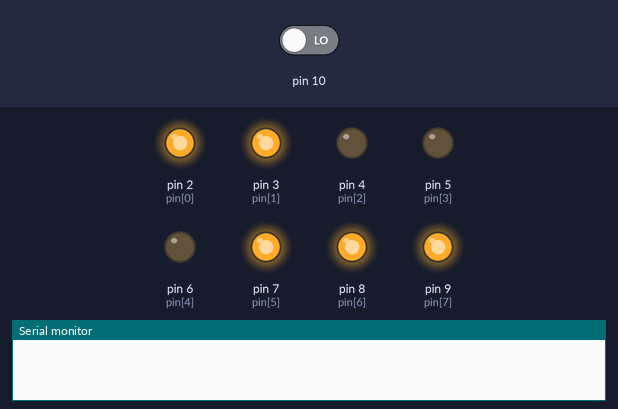
A sketch run on a simulated Arduino Uno, built with avr-gcc and run on an emulated ATmega328P. Parts: output pins drawn as LEDs (lit = HIGH), the last lines printed to the serial monitor. Inputs (shaded band) come from the test bench; at power-on: pin 10 LOW.

Above: at 2.8 s.
2.9 s: pin 10 driven HIGH
At 6.3 s:
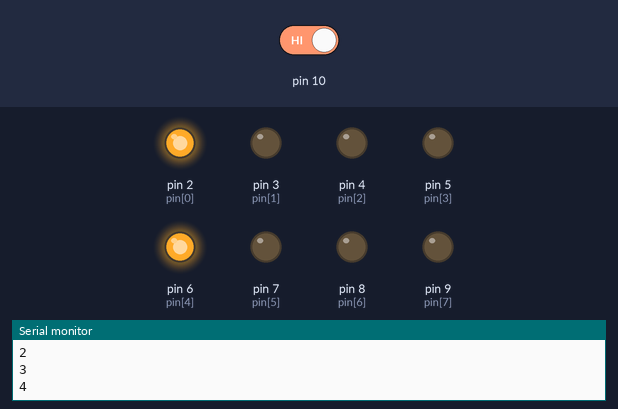
7.0 s: pin 10 driven LOW
At 7.5 s:
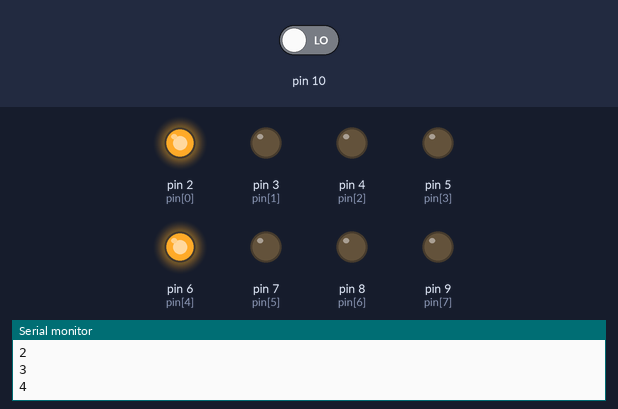
8.5 s: pin 10 driven HIGH
At 9.8 s:
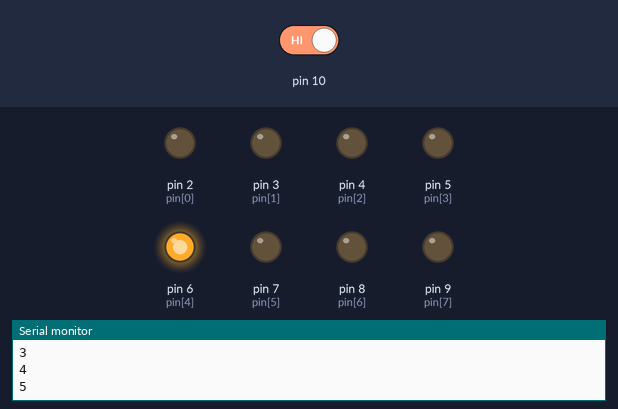
Timing chart, 0 to 18.6 s (numbered marks = the images above; inputs shaded):
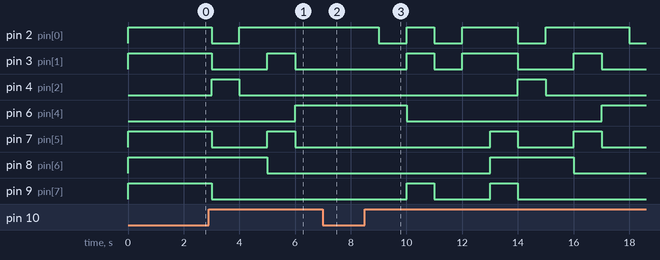

The sketch:

IR_COUNTER.ino
```cpp
byte pin[] = {2, 3, 4, 5, 6, 7, 8, 9};//arduino pin array

int number[9][8] = {//number array
  {1, 1, 0, 0, 0, 1, 1, 1},//1
  {0, 0, 1, 0, 0, 0, 1, 0},//2
  {1, 0, 0, 0, 0, 0, 1, 0},//3
  {1, 1, 0, 0, 0, 1, 0, 0},//4
  {1, 0, 0, 0, 1, 0, 0, 0},//5
  {0, 0, 0, 0, 1, 0, 0, 0},//6
  {1, 1, 0, 0, 0, 0, 0, 1},//7
  {0, 0, 0, 0, 0, 0, 0, 0},//8
  {1, 1, 0, 0, 0, 0, 0, 0},//9
};
int count = 0;

void setup() {
  Serial.begin(9600);
   pinMode(10,INPUT);
  for (byte a = 0; a < 8; a++) {
    pinMode(pin[a], OUTPUT);//define output pins
  }
}

void loop() {
  if (digitalRead(10)== HIGH){
    if (count == 9){
      count =0;
      }
    count ++;

    Serial.println(count);
    }

    if (count == 1)
    {for (int b = 0; b < 8; b++) {
      digitalWrite(pin[b], number[1][b]);//display numbers
    }
    }else if (count == 2)
    {for (int b = 0; b < 8; b++) {
      digitalWrite(pin[b], number[2][b]);//display numbers
    }
    }else if (count == 3)
    {for (int b = 0; b < 8; b++) {
      digitalWrite(pin[b], number[3][b]);//display numbers
    }
    }else if (count == 4)
    {for (int b = 0; b < 8; b++) {
      digitalWrite(pin[b], number[4][b]);//display numbers
    }
    }else if (count == 5)
    {for (int b = 0; b < 8; b++) {
      digitalWrite(pin[b], number[5][b]);//display numbers
    }
    }else if (count == 6)
    {for (int b = 0; b < 8; b++) {
      digitalWrite(pin[b], number[6][b]);//display numbers
    }
    }else if (count == 7)
    {for (int b = 0; b < 8; b++) {
      digitalWrite(pin[b], number[7][b]);//display numbers
    }
    }else if (count == 8)
    {for (int b = 0; b < 8; b++) {
      digitalWrite(pin[b], number[8][b]);//display numbers
    }
    }else
    {for (int b = 0; b < 8; b++) {
      digitalWrite(pin[b], number[0][b]);//display numbers
    }
    }
    delay (1000);

}
```

Measured:
- after the input at 2.9 s, pin 2 (pin[0]): HIGH → LOW after 0.10 s, → HIGH 1.0 s later; pin 3 (pin[1]), pin 7 (pin[5]): HIGH → LOW after 0.10 s, → HIGH 2.0 s later, → LOW 1.0 s later; pin 4 (pin[2]): LOW → HIGH after 0.10 s, → LOW 1.0 s later; pin 6 (pin[4]): LOW → HIGH after 3.1 s; pin 8 (pin[6]): HIGH → LOW after 2.1 s
- after the input at 7.0 s, pin 2 (pin[0]): stays HIGH (without the input it goes to LOW after 0.00 s); pin 3 (pin[1]), pin 9 (pin[7]): stays LOW (without the input it goes to HIGH after 1.0 s); pin 6 (pin[4]): stays HIGH (without the input it goes to LOW after 1.0 s)
- after the input at 8.5 s, pin 2 (pin[0]): goes LOW 1.0 s, HIGH 1.0 s, LOW 1.0 s, HIGH 2.0 s, LOW 1.0 s, HIGH 3.0 s, then LOW, starting after 0.50 s; pin 3 (pin[1]): goes HIGH 1.0 s, LOW 1.0 s, HIGH 2.0 s, LOW 2.0 s, HIGH 1.0 s, then LOW, starting after 1.5 s
